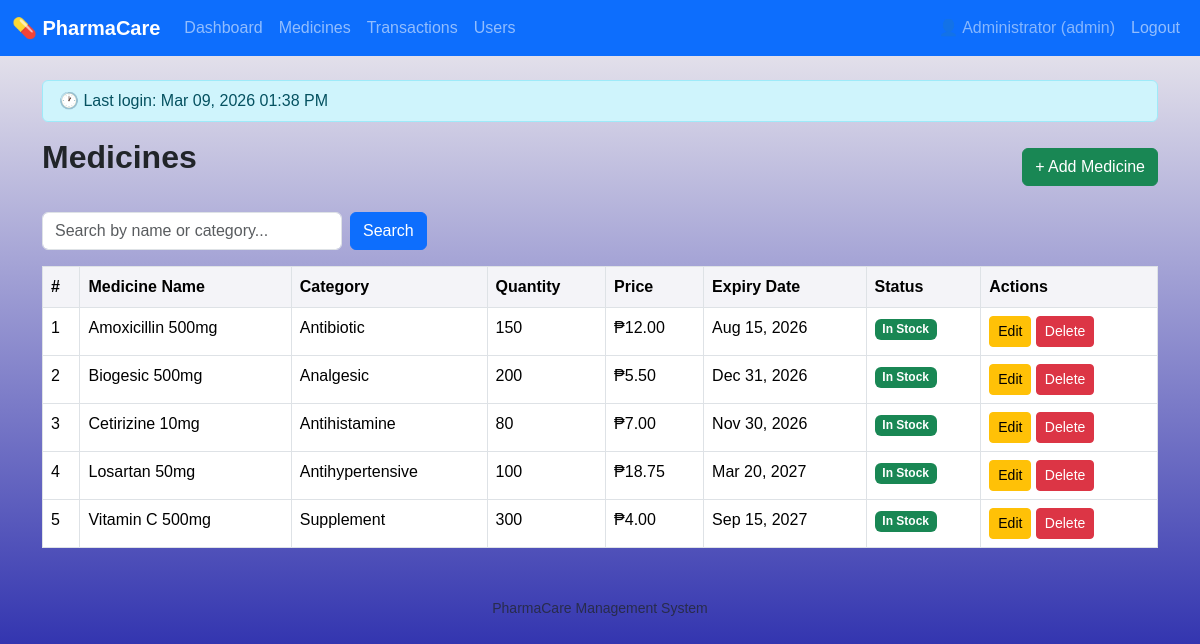
The page /medicines.php (signed in) on the database its author committed.
### tables this page shows
CREATE TABLE medicines (
    id            INT AUTO_INCREMENT PRIMARY KEY,
    medicine_name VARCHAR(150) NOT NULL,
    category      VARCHAR(100) NOT NULL,
    quantity      INT          NOT NULL DEFAULT 0,
    price         DECIMAL(10,2) NOT NULL DEFAULT 0.00,
    expiry_date   DATE         NOT NULL,
    created_at    TIMESTAMP DEFAULT CURRENT_TIMESTAMP
);

### db.php (called while the page is built, shortened)
<?php
function clean($str) {
    return htmlspecialchars($str, ENT_QUOTES, 'UTF-8');
}
?>

### medicines.php (the view, shortened to what this page needs)
<?php
require_once 'db.php';
$pdo     = connect();
$search  = trim($_GET['search'] ?? '');
$page    = max(1, intval($_GET['page'] ?? 1));
$perPage = 8;
$offset  = ($page - 1) * $perPage;
if ($search) {
    $countStmt = $pdo->prepare("SELECT COUNT(*) FROM medicines WHERE medicine_name LIKE ? OR category LIKE ?");
    $countStmt->execute(["%$search%", "%$search%"]);
    $total = $countStmt->fetchColumn();
    $stmt = $pdo->prepare("SELECT * FROM medicines WHERE medicine_name LIKE ? OR category LIKE ? ORDER BY medicine_name LIMIT ? OFFSET ?");
    $stmt->bindValue(1, "%$search%", PDO::PARAM_STR);
    $stmt->bindValue(2, "%$search%", PDO::PARAM_STR);
    $stmt->bindValue(3, $perPage,    PDO::PARAM_INT);
    $stmt->bindValue(4, $offset,     PDO::PARAM_INT);
    $stmt->execute();
} else {
    $stmt = $pdo->prepare("SELECT * FROM medicines ORDER BY medicine_name LIMIT ? OFFSET ?");
    $stmt->bindValue(1, $perPage, PDO::PARAM_INT);
    $stmt->bindValue(2, $offset,  PDO::PARAM_INT);
    $stmt->execute();
}
$medicines  = $stmt->fetchAll();
include 'header.php';
?>
<div class="d-flex justify-content-between align-items-center mb-3">
    <h2>Medicines</h2>
    <a href="add_medicine.php" class="btn btn-success">+ Add Medicine</a>
</div>
<form method="GET" class="mb-3 d-flex gap-2">
    <input type="text" name="search" class="form-control" style="max-width:300px;"
           placeholder="Search by name or category..."
           value="<?= clean($search) ?>">
    <button type="submit" class="btn btn-primary">Search</button>
</form>
<table class="table table-bordered table-hover bg-white">
    <thead>
        <tr>
            <th>#</th>
            <th>Medicine Name</th>
            <th>Category</th>
            <th>Quantity</th>
            <th>Price</th>
            <th>Expiry Date</th>
            <th>Status</th>
            <th>Actions</th>
        </tr>
    </thead>
    <tbody>
        <?php if (empty($medicines)): ?>
            <tr><td colspan="8" class="text-center">No medicines found.</td></tr>
        <?php else: ?>
            <?php foreach ($medicines as $i => $m): ?>
            <tr>
                <td><?= $offset + $i + 1 ?></td>
                <td><?= clean($m['medicine_name']) ?></td>
                <td><?= clean($m['category']) ?></td>
                <td><?= $m['quantity'] ?></td>
                <td>₱<?= number_format($m['price'], 2) ?></td>
                <td><?= date('M j, Y', strtotime($m['expiry_date'])) ?></td>
                <td>
                    <?php if ($m['quantity'] == 0): ?>
                        <span class="badge badge-out">Out of Stock</span>
                    <?php elseif ($m['quantity'] <= 10): ?>
                        <span class="badge badge-low">Low Stock</span>
                    <?php else: ?>
                        <span class="badge badge-ok">In Stock</span>
                    <?php endif; ?>
                </td>
                <td>
                    <a href="edit_medicine.php?id=<?= $m['id'] ?>" class="btn btn-sm btn-warning">Edit</a>
                    <a href="delete_medicine.php?id=<?= $m['id'] ?>"
                       class="btn btn-sm btn-danger"
                       onclick="return confirm('Delete this medicine?')">Delete</a>
                </td>
            </tr>
            <?php endforeach; ?>
        <?php endif; ?>
    </tbody>
</table>
<?php include 'footer.php'; ?>

### header.php (shortened to what this page needs)
<!DOCTYPE html>
<html lang="en">
<head>
    <link rel="stylesheet" href="https://cdnjs.cloudflare.com/ajax/libs/bootstrap/5.3.2/css/bootstrap.min.css">
    <link rel="stylesheet" href="style.css">
</head>
<body>
<nav class="navbar navbar-expand-lg navbar-dark bg-primary">
    <div class="container-fluid">
        <a class="navbar-brand fw-bold" href="dashboard.php">💊 PharmaCare</a>
        <div class="collapse navbar-collapse">
            <ul class="navbar-nav me-auto">
                <li class="nav-item">
                    <a class="nav-link" href="dashboard.php">Dashboard</a>
                </li>
                <li class="nav-item">
                    <a class="nav-link" href="medicines.php">Medicines</a>
                </li>
                <li class="nav-item">
                    <a class="nav-link" href="transactions.php">Transactions</a>
                </li>
                <?php if (isset($_SESSION['role']) && $_SESSION['role'] === 'admin'): ?>
                <li class="nav-item">
                    <a class="nav-link" href="users.php">Users</a>
                </li>
                <?php endif; ?>
            </ul>
            <ul class="navbar-nav">
                <li class="nav-item">
                    <span class="nav-link text-white-50">
                        👤 <?= clean($_SESSION['full_name'] ?? '') ?>
                        (<?= clean($_SESSION['role'] ?? '') ?>)
                    </span>
                </li>
                <li class="nav-item">
                    <a class="nav-link" href="logout.php">Logout</a>
                </li>
            </ul>
        </div>
    </div>
</nav>
<div class="container mt-4">
    <?php if (isset($_COOKIE['last_login'])): ?>
    <div class="alert alert-info py-2">
        🕐 Last login: <?= clean($_COOKIE['last_login']) ?>
    </div>
    <?php endif; ?>

### footer.php (shortened to what this page needs)
</div>
<footer class="text-center text-muted mt-5 mb-3">
    <small>PharmaCare Management System</small>
</footer>
</body>
</html>

### style.css (style rules this page uses)
body { background: linear-gradient( #f3f0f0, #0508a0); background-attachment: fixed; font-family: Arial, sans-serif; margin: 0; height: 100vh; }
h2 { margin-bottom: 20px; font-weight: bold; }
.table th { background-color: #f4f4f8; }
.badge-ok { background-color: #198754; color: #fff; }

### rows shown on the page
medicines: i "1", medicine_name "Amoxicillin 500mg", category "Antibiotic", quantity "150", price "12.00", expiry_date "Aug 15, 2026", shows "In Stock"
medicines: i "2", medicine_name "Biogesic 500mg", category "Analgesic", quantity "200", price "5.50", expiry_date "Dec 31, 2026", shows "In Stock"
medicines: i "3", medicine_name "Cetirizine 10mg", category "Antihistamine", quantity "80", price "7.00", expiry_date "Nov 30, 2026", shows "In Stock"
medicines: i "4", medicine_name "Losartan 50mg", category "Antihypertensive", quantity "100", price "18.75", expiry_date "Mar 20, 2027", shows "In Stock"
medicines: i "5", medicine_name "Vitamin C 500mg", category "Supplement", quantity "300", price "4.00", expiry_date "Sep 15, 2027", shows "In Stock"

### other values the page prints
$_SESSION['full_name'] "Administrator"
$_SESSION['role'] "admin"
$_COOKIE['last_login'] "Mar 09, 2026 01:38 PM"
